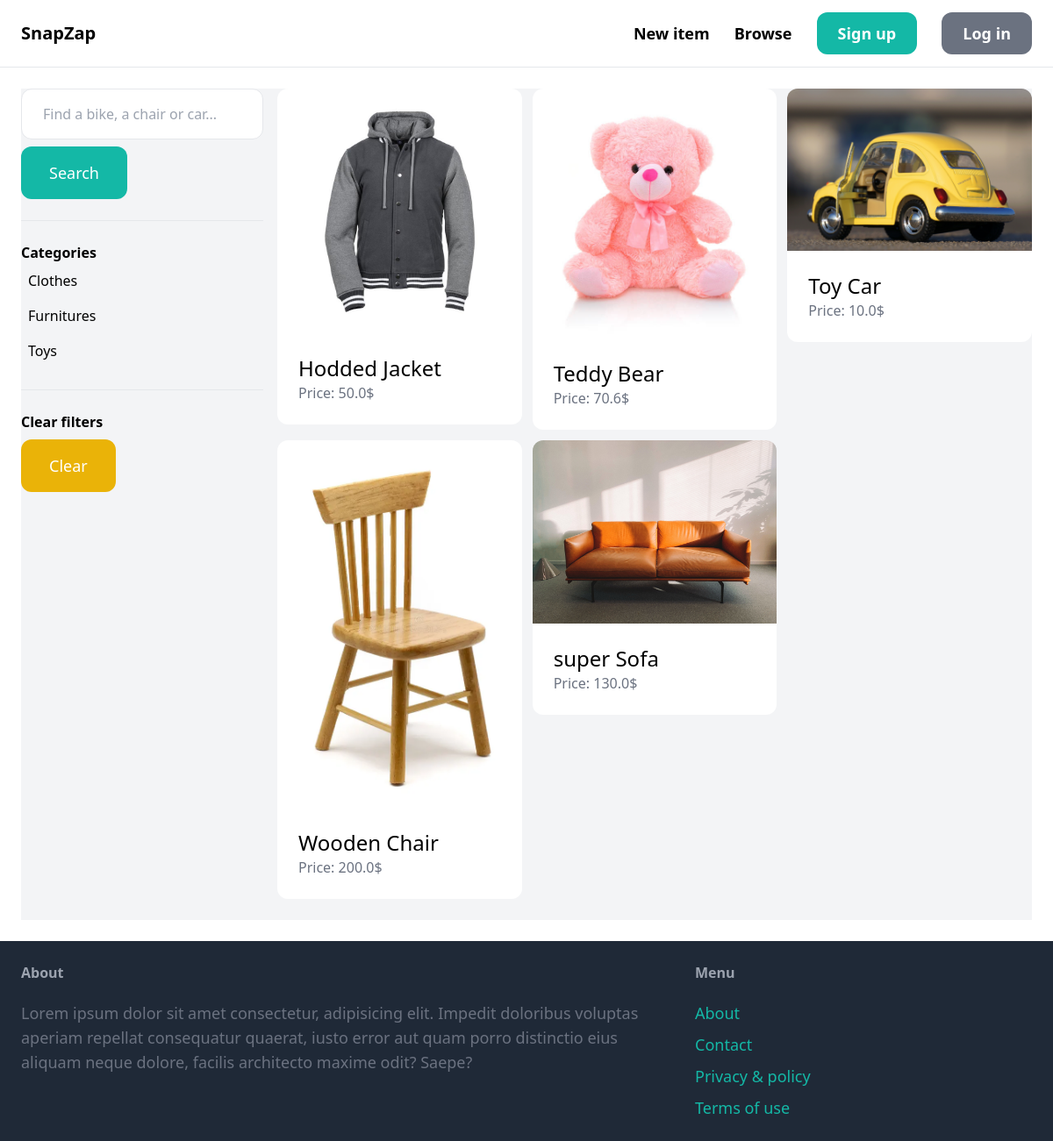
The app's page /items/ with its own data.
### item/models.py (models this page shows, shortened)
class Category(models.Model):
    name = models.CharField(max_length=255)
    class Meta:
        ordering = ('name',)
        verbose_name_plural = "Categories"

class Item(models.Model):
    category = models.ForeignKey(
        Category, related_name='items', on_delete=models.CASCADE)
    name = models.CharField(max_length=255)
    description = models.TextField(blank=True, null=True)
    price = models.FloatField()
    image = models.ImageField(upload_to='item_images', blank=True, null=True)
    is_sold = models.BooleanField(default=False)
    created_by = models.ForeignKey(
        User, related_name='items', on_delete=models.CASCADE)
    created_at = models.DateTimeField(auto_now_add=True)
    class Meta:
        ordering = ("name",)

### item/views.py (the view)
# urls.py: path("items/", include("item.urls")),
def items(request):
    items = Item.objects.filter(is_sold=False)
    categories = Category.objects.all()
    query = request.GET.get('query', '')
    category_id = request.GET.get('category', 0)
    if category_id:
        items = items.filter(category_id=category_id)
    if query:
        items = Item.objects.filter(
            Q(name__icontains=query) | Q(description__icontains=query))
    return render(request, 'item/items.html', context={'items': items, 'query': query, 'categories': categories, 'category_id': int(category_id)})

### item/templates/item/items.html (shortened to what this page needs)
{% extends 'core/base.html' %}
{% block content %}
<div class="pb-6 grid grid-cols-4 gap-4 bg-gray-100">
    <div class="col-span-1">
        <form action="{% url 'item:items' %}" method="get">
            <input type="text" name="query" class="w-full py-4 px-6 border rounded-xl" value="{{query}}" placeholder="Find a bike, a chair or car...">
            <button class="mt-2 py-4 px-8 text-lg bg-teal-500 text-white rounded-xl">Search</button>
        </form>
        <hr class='my-6'>
        <p class='font-semibold'>Categories</p>
        <ul>
            {% for category in categories %}
            <li class='py-2 px-2 rounded-xl {% if category.id == category_id %} bg-gray-200 {% endif %}'>
                <a href="{% url 'item:items' %}?query={{query}}&category={{category.id}}">{{category.name}}</a>
            </li>
            {% endfor %}
        <hr class='my-6'>
        <p class='font-semibold'>Clear filters</p>
        <ul>
            <li>
                <a href="{% url 'item:items' %}" class='mt-2 py-4 px-8 inline-block bg-yellow-500 text-lg rounded-xl text-white'>Clear</a>
            </li>
        </ul>
    </div>
    <div class="col-span-3">
        <div class="grid grid-cols-3 gap-3">
            {% for item in items %}
            <div>
                <a href="{% url 'item:detail' item.id %}">
                    <div>
                        <img src="{{item.image.url}}" alt="{{item.name}}" class="rounded-t-xl">
                    </div>
                    <div class="p-6 bg-white rounded-b-xl">
                        <h2 class="text-2xl">{{item.name}}</h2>
                        <p class="text-gray-500">Price: {{item.price}}$</p>
                    </div>
                </a>
            </div>
            {% endfor %}
        </div>
    </div>
</div>
{% endblock content %}

### records on screen
Category: name "Clothes"
Category: name "Furnitures"
Category: name "Toys"
Item: image (picture), name "Hodded Jacket", price "50.0"
Item: image (picture), name "Teddy Bear", price "70.6"
Item: image (picture), name "Toy Car", price "10.0"
Item: image (picture), name "Wooden Chair", price "200.0"
Item: image (picture), name "super Sofa", price "130.0"
